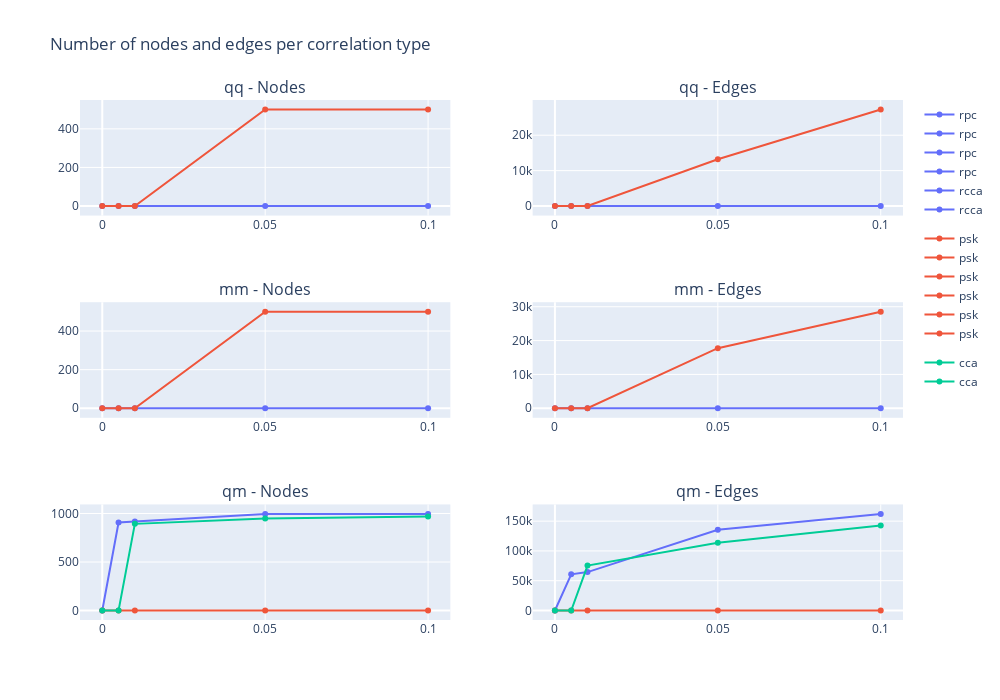

The notebook cell saved with this chart:
### Code cell
from plotly.subplots import make_subplots
from plotly import graph_objects as go
import plotly.express as px

palette = px.colors.qualitative.Plotly

file = 'Plots/FDR_CorrType.html'
if os.path.exists(file):
    os.remove(file)

fig = make_subplots(rows=3, cols=2, subplot_titles=['qq - Nodes', 'qq - Edges','mm - Nodes', 'mm - Edges', 'qm - Nodes', 'qm - Edges'])
plot['psk']['qq']['nodes']

for n,ctype in enumerate(ctypes):
    fig.add_trace(go.Scatter(
        x=pvrange,
        y=plot[ctype]['qq']['nodes'],
        name=ctype, marker_color=palette[n], legendgroup=n
    ), row=1, col=1)
    fig.add_trace(go.Scatter(
        x=pvrange,
        y=plot[ctype]['qq']['edges'],
        name=ctype, marker_color=palette[n], legendgroup=n
    ), row=1, col=2)
    fig.add_trace(go.Scatter(
        x=pvrange,
        y=plot[ctype]['mm']['nodes'],
        name=ctype, marker_color=palette[n], legendgroup=n
    ), row=2, col=1)
    fig.add_trace(go.Scatter(
        x=pvrange,
        y=plot[ctype]['mm']['edges'],
        name=ctype, marker_color=palette[n], legendgroup=n
    ), row=2, col=2)

for n,ctype in enumerate(ctypes2):
    fig.add_trace(go.Scatter(
        x=pvrange,
        y=plot[ctype]['qm']['nodes'],
        name=ctype, marker_color=palette[n], legendgroup=n
    ), row=3, col=1)
    fig.add_trace(go.Scatter(
        x=pvrange,
        y=plot[ctype]['qm']['edges'],
        name=ctype, marker_color=palette[n], legendgroup=n
    ), row=3, col=2)

fig.update_layout(title='Number of nodes and edges per correlation type', width=1000, height=700)
fig.show()

with open(file, 'a') as f:
    f.write(fig.to_html(full_html=False, include_plotlyjs='cdn', default_height='50%', default_width='80%'))

### Figure 1 — Plotly figure (JSON) as saved in the notebook; plotly's stock layout.template omitted (floating-point values rounded to 4 significant figures)
{"data": [{"legendgroup": "0", "marker": {"color": "#636EFA"}, "name": "rpc", "type": "scatter", "x": [0, 0.005, 0.01, 0.05, 0.1], "xaxis": "x", "y": [0, 0, 0, 0, 0], "yaxis": "y"}, {"legendgroup": "0", "marker": {"color": "#636EFA"}, "name": "rpc", "type": "scatter", "x": [0, 0.005, 0.01, 0.05, 0.1], "xaxis": "x2", "y": [0, 0, 0, 0, 0], "yaxis": "y2"}, {"legendgroup": "0", "marker": {"color": "#636EFA"}, "name": "rpc", "type": "scatter", "x": [0, 0.005, 0.01, 0.05, 0.1], "xaxis": "x3", "y": [0, 0, 0, 0, 0], "yaxis": "y3"}, {"legendgroup": "0", "marker": {"color": "#636EFA"}, "name": "rpc", "type": "scatter", "x": [0, 0.005, 0.01, 0.05, 0.1], "xaxis": "x4", "y": [0, 0, 0, 0, 0], "yaxis": "y4"}, {"legendgroup": "1", "marker": {"color": "#EF553B"}, "name": "psk", "type": "scatter", "x": [0, 0.005, 0.01, 0.05, 0.1], "xaxis": "x", "y": [0, 0, 0, 500, 500], "yaxis": "y"}, {"legendgroup": "1", "marker": {"color": "#EF553B"}, "name": "psk", "type": "scatter", "x": [0, 0.005, 0.01, 0.05, 0.1], "xaxis": "x2", "y": [0, 0, 0, 13213, 27260], "yaxis": "y2"}, {"legendgroup": "1", "marker": {"color": "#EF553B"}, "name": "psk", "type": "scatter", "x": [0, 0.005, 0.01, 0.05, 0.1], "xaxis": "x3", "y": [0, 0, 0, 500, 500], "yaxis": "y3"}, {"legendgroup": "1", "marker": {"color": "#EF553B"}, "name": "psk", "type": "scatter", "x": [0, 0.005, 0.01, 0.05, 0.1], "xaxis": "x4", "y": [0, 0, 0, 17743, 28517], "yaxis": "y4"}, {"legendgroup": "0", "marker": {"color": "#636EFA"}, "name": "rcca", "type": "scatter", "x": [0, 0.005, 0.01, 0.05, 0.1], "xaxis": "x5", "y": [0, 907, 917, 994, 995], "yaxis": "y5"}, {"legendgroup": "0", "marker": {"color": "#636EFA"}, "name": "rcca", "type": "scatter", "x": [0, 0.005, 0.01, 0.05, 0.1], "xaxis": "x6", "y": [0, 60653, 64421, 135420, 162076], "yaxis": "y6"}, {"legendgroup": "1", "marker": {"color": "#EF553B"}, "name": "psk", "type": "scatter", "x": [0, 0.005, 0.01, 0.05, 0.1], "xaxis": "x5", "y": [0, 0, 0, 0, 0], "yaxis": "y5"}, {"legendgroup": "1", "marker": {"color": "#EF553B"}, "name": "psk", "type": "scatter", "x": [0, 0.005, 0.01, 0.05, 0.1], "xaxis": "x6", "y": [0, 0, 0, 0, 0], "yaxis": "y6"}, {"legendgroup": "2", "marker": {"color": "#00CC96"}, "name": "cca", "type": "scatter", "x": [0, 0.005, 0.01, 0.05, 0.1], "xaxis": "x5", "y": [0, 0, 893, 948, 969], "yaxis": "y5"}, {"legendgroup": "2", "marker": {"color": "#00CC96"}, "name": "cca", "type": "scatter", "x": [0, 0.005, 0.01, 0.05, 0.1], "xaxis": "x6", "y": [0, 0, 75415, 113644, 142895], "yaxis": "y6"}], "layout": {"annotations": [{"font": {"size": 16}, "showarrow": false, "text": "qq - Nodes", "x": 0.225, "xanchor": "center", "xref": "paper", "y": 1, "yanchor": "bottom", "yref": "paper"}, {"font": {"size": 16}, "showarrow": false, "text": "qq - Edges", "x": 0.775, "xanchor": "center", "xref": "paper", "y": 1, "yanchor": "bottom", "yref": "paper"}, {"font": {"size": 16}, "showarrow": false, "text": "mm - Nodes", "x": 0.225, "xanchor": "center", "xref": "paper", "y": 0.6111, "yanchor": "bottom", "yref": "paper"}, {"font": {"size": 16}, "showarrow": false, "text": "mm - Edges", "x": 0.775, "xanchor": "center", "xref": "paper", "y": 0.6111, "yanchor": "bottom", "yref": "paper"}, {"font": {"size": 16}, "showarrow": false, "text": "qm - Nodes", "x": 0.225, "xanchor": "center", "xref": "paper", "y": 0.2222, "yanchor": "bottom", "yref": "paper"}, {"font": {"size": 16}, "showarrow": false, "text": "qm - Edges", "x": 0.775, "xanchor": "center", "xref": "paper", "y": 0.2222, "yanchor": "bottom", "yref": "paper"}], "height": 700, "title": {"text": "Number of nodes and edges per correlation type"}, "width": 1000, "xaxis": {"anchor": "y", "domain": [0, 0.45]}, "xaxis2": {"anchor": "y2", "domain": [0.55, 1]}, "xaxis3": {"anchor": "y3", "domain": [0, 0.45]}, "xaxis4": {"anchor": "y4", "domain": [0.55, 1]}, "xaxis5": {"anchor": "y5", "domain": [0, 0.45]}, "xaxis6": {"anchor": "y6", "domain": [0.55, 1]}, "yaxis": {"anchor": "x", "domain": [0.7778, 1]}, "yaxis2": {"anchor": "x2", "domain": [0.7778, 1]}, "yaxis3": {"anchor": "x3", "domain": [0.3889, 0.6111]}, "yaxis4": {"anchor": "x4", "domain": [0.3889, 0.6111]}, "yaxis5": {"anchor": "x5", "domain": [0, 0.2222]}, "yaxis6": {"anchor": "x6", "domain": [0, 0.2222]}}}
